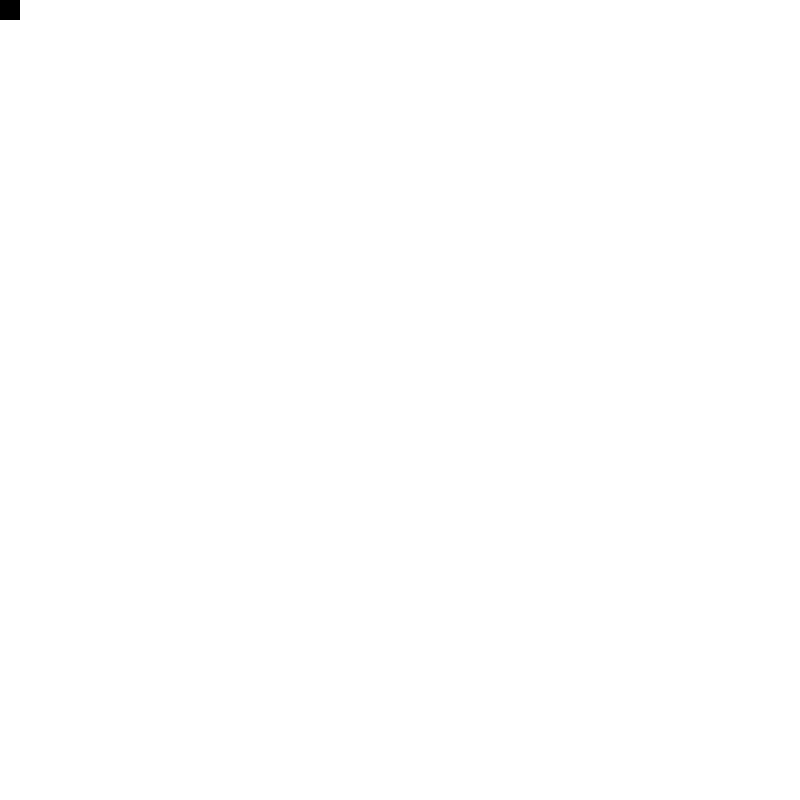
Frame 1 (no input)
Frame 60 (the mouse pressed at the canvas centre just before this capture): identical to frame 1, image omitted
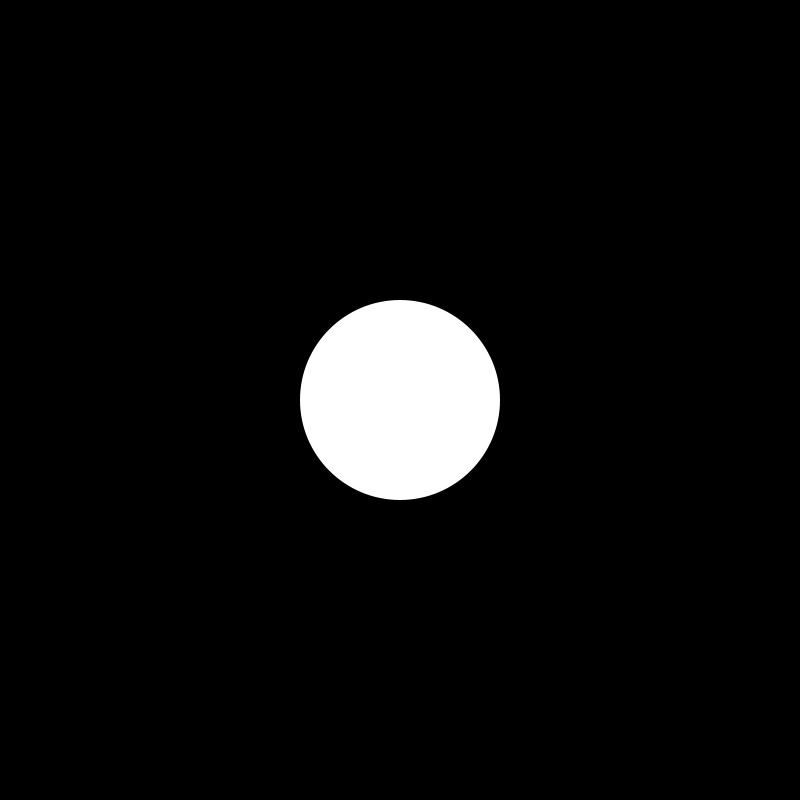
Frame 120 (the mouse held since frame 60 and released just before this capture)

The Processing sketch that drew these frames (run headless with seeded random() and noise(); from frame 60 on, the mouse is pressed at the canvas centre):

// Processing sketch: processing_59790
// ── processing_59790.pde

void setup ()  

{size (800,800);

noCursor();
noStroke();
smooth();}


void draw () 

{background(#FFFFFF);

fill(0);
rect(mouseX,mouseY,20,20);
  
if(mousePressed) 

{background(0);

fill(#FFFFFF);
ellipse(mouseX,mouseY,200,200);}}
